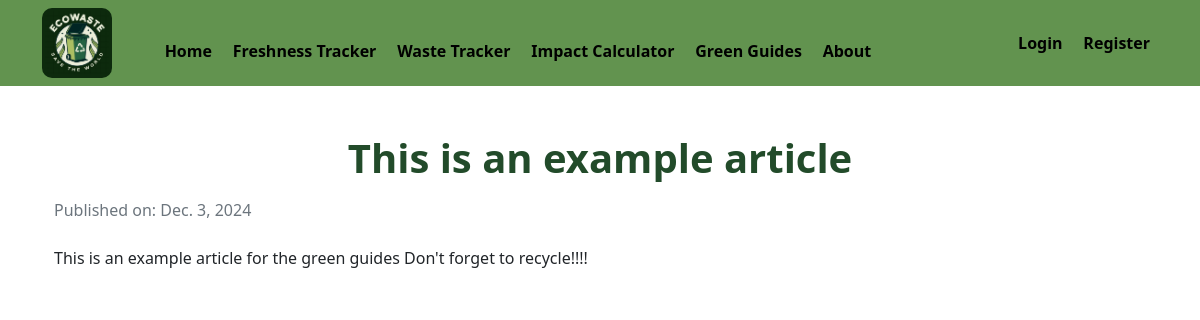
The page /article/5/ on the database its author committed.
### ecowaste/models.py (models this page shows, shortened)
class Article(models.Model):
    title = models.CharField(max_length=200)
    content = models.TextField()
    date_published = models.DateField(auto_now_add=True)

### ecowaste/views.py (the view)
# urls.py: path('article/<int:id>/', views.article_detail, name="article-detail"),  # Article detail view
def article_detail(request, id):
    article = Article.objects.get(pk=id)
    return render(request, "ecowaste/article-detail.html", {'article': article})

### ecowaste/templates/ecowaste/article-detail.html
{% extends 'ecowaste/base.html' %}
{% load static %}
{% block content %}
<div class="container my-5">
    <h1>{{ article.title }}</h1>
    <p class="text-muted">Published on: {{ article.date_published }}</p>
    <div class="mt-4">{{ article.content }}</div>
</div>
{% endblock content %}

### ecowaste/static/styles.css (style rules this page uses)
.container h1 { font-weight: 800; color: #224b2a; }
h1, h2 { text-align: center; margin-bottom: 1rem; }

### rows shown on the page
Article: title "This is an example article", date_published "Dec. 3, 2024", content "This is an example article for the green guides Don't forget to recycle!!!!"
